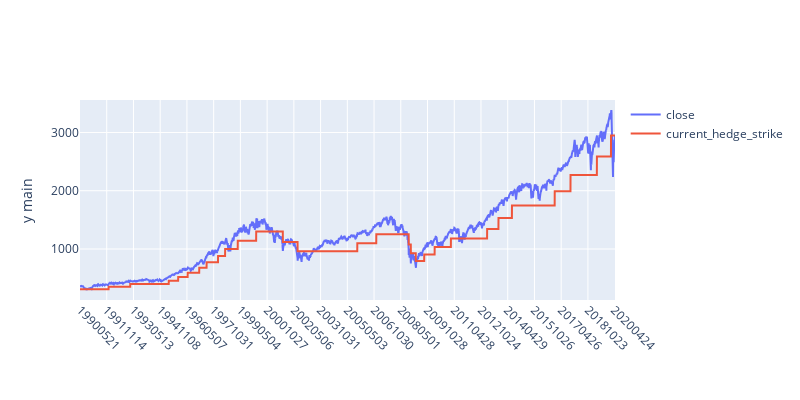

Here is the notebook cell this chart was saved with:
### Markdown cell above
#### Step 05: graph the close of ^GSCP (SP 500) vs the strikes at which we hedged

### Code cell
dft_to_plot = dft[['settle_date','close','current_hedge_strike']]
# dft_to_plot = dft_to_plot[(dft_to_plot.settle_date>20080701) & ()]

iplot(plotly_plot(df_in=dft_to_plot,x_column='settle_date'))

### Figure 1 — Plotly figure (JSON) as saved in the notebook; plotly's stock layout.template omitted (floating-point values rounded to 4 significant figures; data arrays with more than 128 entries replaced by an {"elided": "..."} marker saying what was removed)
{"data": [{"name": "close", "type": "scatter", "x": {"elided": "7546 int values"}, "y": {"elided": "7546 float values"}, "yaxis": "y"}, {"name": "current_hedge_strike", "type": "scatter", "x": {"elided": "7546 int values"}, "y": {"elided": "7546 float values"}, "yaxis": "y"}], "layout": {"autosize": false, "height": 400, "margin": {"b": 100}, "title": {"x": 0.5, "xanchor": "center", "y": 0.9, "yanchor": "top"}, "width": 800, "xaxis": {"tickangle": 45, "ticktext": [19900521, 19911114, 19930513, 19941108, 19960507, 19971031, 19990504, 20001027, 20020506, 20031031, 20050503, 20061030, 20080501, 20091028, 20110428, 20121024, 20140429, 20151026, 20170426, 20181023, 20200424], "tickvals": [19900521, 19911114, 19930513, 19941108, 19960507, 19971031, 19990504, 20001027, 20020506, 20031031, 20050503, 20061030, 20080501, 20091028, 20110428, 20121024, 20140429, 20151026, 20170426, 20181023, 20200424], "type": "category"}, "yaxis": {"title": {"text": "y main"}}, "yaxis2": {"overlaying": "y", "side": "right", "title": {"text": "y alt"}}}}
